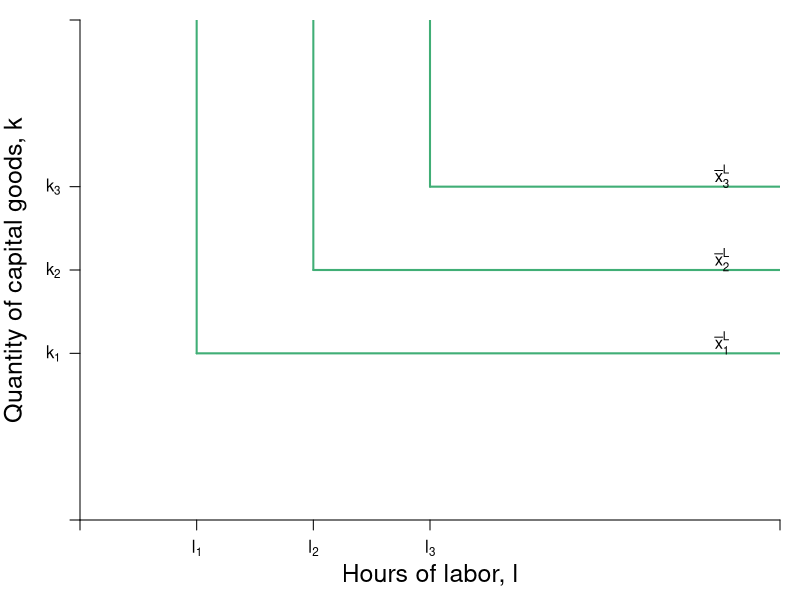

The R script that drew this image:

pdf(file = "specprodexch/leontief_comparison.pdf", width = 7, height = 7)

#Set parameters for graphics
axislabelsize <- 1.5
labelsize <- 1.2
graphlinewidth <- 2
segmentlinewidth <- 1.5

COL <- c("#7fc97f", "#beaed4", "#fdc086", "#ffff99", "#386cb0", "#f0027f", "#bf5b17", "#666666")
COLA <- c("#e0f3db", "#99d8c9","#66c2a4","#41ae76", "#238b45", "#005824")
COLB <- c("#c6dbef", "#4eb3d3", "#2b8cbe", "#0868ac","#084081")

par(mar =  c(4, 4, 1, 1))

xlims <- c(0, 12)
ylims <- c(0, 12)

npts <- 501 


plot(0, 0, xlim = xlims, ylim = ylims, type = "n",
     xlab = expression(paste("")),
     ylab = expression(paste("")), 
     xaxt = "n", 
     yaxt = "n", 
     cex.lab = axislabelsize, 
     bty = "n",
     xaxs="i", 
     yaxs="i")

ticksy <- c(0, 4, 6, 8, ylims[2])
ylabels <- c(NA, expression(paste(k[1])), expression(paste(k[2])), expression(paste(k[3])), NA)
ticksx <- c(0, 2, 4, 6, xlims[2])
xlabels <- c(NA, expression(paste(l[1])), expression(paste(l[2])), expression(paste(l[3])), NA)

axis(1, at = ticksx, pos = 0, labels = xlabels)
axis(2, at = ticksy, pos = 0, labels = ylabels, las = 1)

npts <- 500 
xx1 <- seq(xlims[1], xlims[2], length.out = npts)

segments(2, 4, xlims[2], 4, lty = 1, col = COLA[4], lwd = graphlinewidth)
segments(2, 4, 2, ylims[2], lty = 1, col = COLA[4],  lwd = graphlinewidth)

segments(4, 6, xlims[2], 6, lty = 1, col = COLA[4], lwd = graphlinewidth)
segments(4, 6, 4, ylims[2], lty = 1, col = COLA[4],  lwd = graphlinewidth)

segments(6, 8, xlims[2], 8, lty = 1, col = COLA[4], lwd = graphlinewidth)
segments(6, 8, 6, ylims[2], lty = 1, col = COLA[4],  lwd = graphlinewidth)


mtext(expression(paste("Hours of labor, ", l)), side=1, line = 2.5, cex = axislabelsize)
text(-1.1, 0.5*ylims[2], expression(paste("Quantity of capital goods, ", k)), xpd = TRUE, cex = axislabelsize, srt = 90) 

# points(4, 6, pch = 16, col = "black", cex = 1.5)
text(11, 4.25, expression(paste(bar(x)[1]^L)))
text(11, 6.25, expression(paste(bar(x)[2]^L)))
text(11, 8.25, expression(paste(bar(x)[3]^L)))


# text(10, 11, expression(paste("Feasible")), cex = labelsize)
# text(10, 10.5, expression(paste("production")), cex = labelsize)
# text(10, 10, expression(paste("techniques")), cex = labelsize)
# text(2, 4, expression(paste("Infeasible")), cex = labelsize)
# text(2, 3.5, expression(paste("production")), cex = labelsize)
# text(2, 3, expression(paste("techniques")), cex = labelsize)


#Label mrs function
text(18, 2.5, expression(paste(mrs(x,y) == r[max] - bgroup("(",frac(r[max], x[max]),")")*x)))

dev.off()
